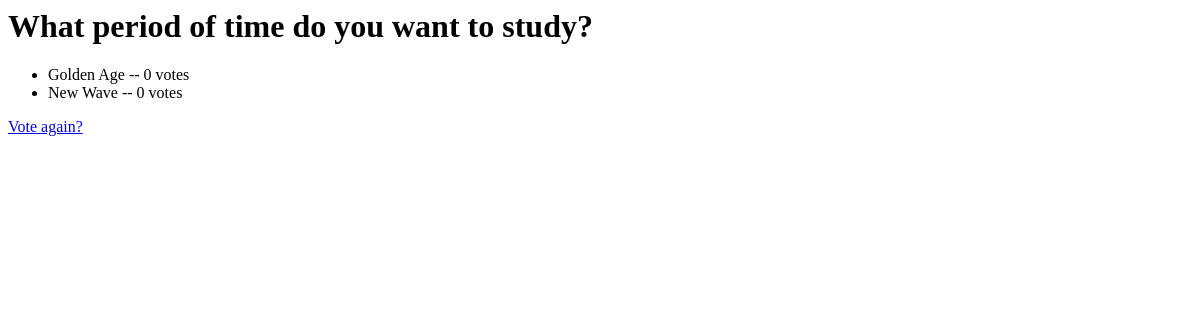
The page /topics/2/results/ on the database as committed earlier.
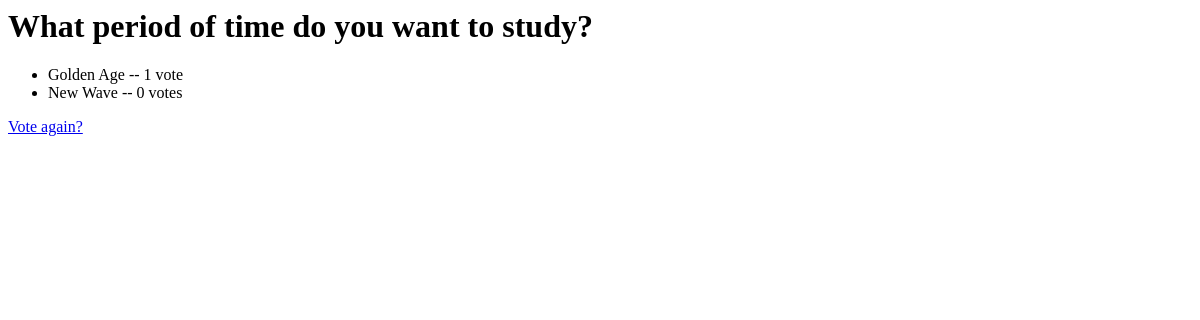
The same page on the database as committed later.
### topics/models.py (models this page shows)
class Choice(models.Model):
    question = models.ForeignKey(Question, on_delete=models.CASCADE)
    choice_text = models.CharField(max_length=200)
    votes = models.IntegerField(default=0)

### topics/views.py (the view)
# urls.py: path('<int:pk>/results/', views.ResultsView.as_view(), name='results'),
class ResultsView(generic.DetailView):
    model = Question
    template_name = 'topics/results.html'

### topics/templates/topics/results.html
<h1>{{ question.question_text }}</h1>
<ul>
{% for choice in question.choice_set.all %}
    <li>{{ choice.choice_text }} -- {{ choice.votes }} vote{{ choice.votes|pluralize }}</li>
{% endfor %}
</ul>
<a href="{% url 'topics:detail' question.id %}">Vote again?</a>

Rows that differ between the two databases and show on the page:
changed Choice "Golden Age": votes "0" → "1"
